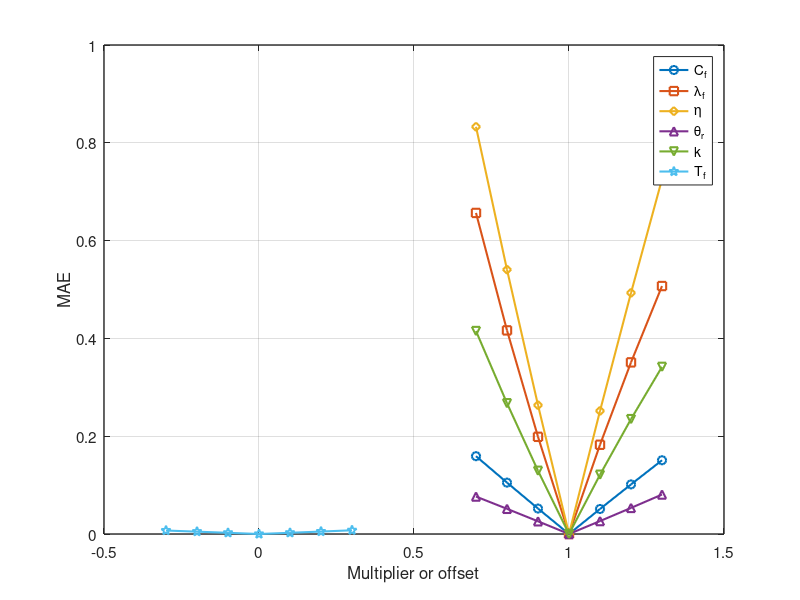

MATLAB code to generate this figure:
% ==========================================
% Sensitivity analysis - overall MAE plot
% Only plot the first figure
% ==========================================

clear; clc; close all;

% x-axis
ratios = [0.7 0.8 0.9 1.0 1.1 1.2 1.3];
tf_offsets = [-0.3 -0.2 -0.1 0.0 0.1 0.2 0.3];

% MAE_all data
Cf_mae       = [0.159127 0.105104 0.052073 0.000000 0.051149 0.101405 0.150799];
lambdaf_mae  = [0.656573 0.416401 0.198725 0.000000 0.182512 0.350965 0.507086];
eta_mae      = [0.832692 0.540536 0.263533 0.000000 0.251702 0.493080 0.725476];
thetar_mae   = [0.076575 0.051487 0.025966 0.000000 0.026424 0.053319 0.080698];
k_mae        = [0.415077 0.267412 0.129308 0.000000 0.121209 0.234952 0.341802];
Tf_mae       = [0.007101 0.004787 0.002420 0.000000 0.002473 0.004998 0.007575];

% Plot
figure('Color','w');
hold on;
box on;

plot(ratios, Cf_mae,      '-o', 'LineWidth', 1.5, 'MarkerSize', 6, 'DisplayName', 'C_f');
plot(ratios, lambdaf_mae, '-s', 'LineWidth', 1.5, 'MarkerSize', 6, 'DisplayName', '\lambda_f');
plot(ratios, eta_mae,     '-d', 'LineWidth', 1.5, 'MarkerSize', 6, 'DisplayName', '\eta');
plot(ratios, thetar_mae,  '-^', 'LineWidth', 1.5, 'MarkerSize', 6, 'DisplayName', '\theta_r');
plot(ratios, k_mae,       '-v', 'LineWidth', 1.5, 'MarkerSize', 6, 'DisplayName', 'k');

% T_f uses offset rather than multiplier
plot(tf_offsets, Tf_mae,  '-p', 'LineWidth', 1.5, 'MarkerSize', 7, 'DisplayName', 'T_f');

xlabel('Multiplier or offset', 'FontSize', 12);
ylabel('MAE', 'FontSize', 12);
% title('Sensitivity analysis based on MAE', 'FontSize', 13);

legend('Location', 'best', 'FontSize', 11);
grid on;
set(gca, 'FontSize', 11, 'LineWidth', 1.0);

hold off;
